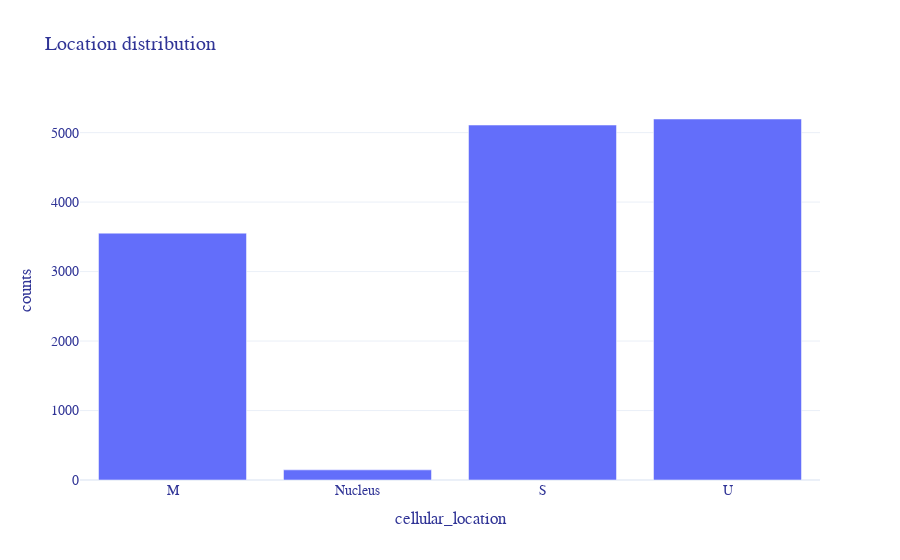

The cell this chart's notebook holds for it:
### Code cell
# plot subcellular location distribution

fig = px.bar(df_proteins.groupby('cellular_location').size().reset_index(name='counts'), 
             x='cellular_location', y='counts', 
             title='Location distribution')
fig.update_layout(
    font=dict(color="#303496", family="Arial, sans-serif", size=14),
    template='plotly_white',
)
fig.show()

### Figure 1 — Plotly figure (JSON) as saved in the notebook; plotly's stock layout.template omitted (floating-point values rounded to 4 significant figures)
{"data": [{"alignmentgroup": "True", "hovertemplate": "cellular_location=%{x}<br>counts=%{y}<extra></extra>", "legendgroup": "", "marker": {"color": "#636efa", "pattern": {"shape": ""}}, "name": "", "offsetgroup": "", "orientation": "v", "showlegend": false, "textposition": "auto", "type": "bar", "x": ["M", "Nucleus", "S", "U"], "xaxis": "x", "y": [3553, 146, 5109, 5196], "yaxis": "y"}], "layout": {"barmode": "relative", "font": {"color": "#303496", "family": "Arial, sans-serif", "size": 14}, "legend": {"tracegroupgap": 0}, "title": {"text": "Location distribution"}, "xaxis": {"anchor": "y", "domain": [0, 1], "title": {"text": "cellular_location"}}, "yaxis": {"anchor": "x", "domain": [0, 1], "title": {"text": "counts"}}}}
